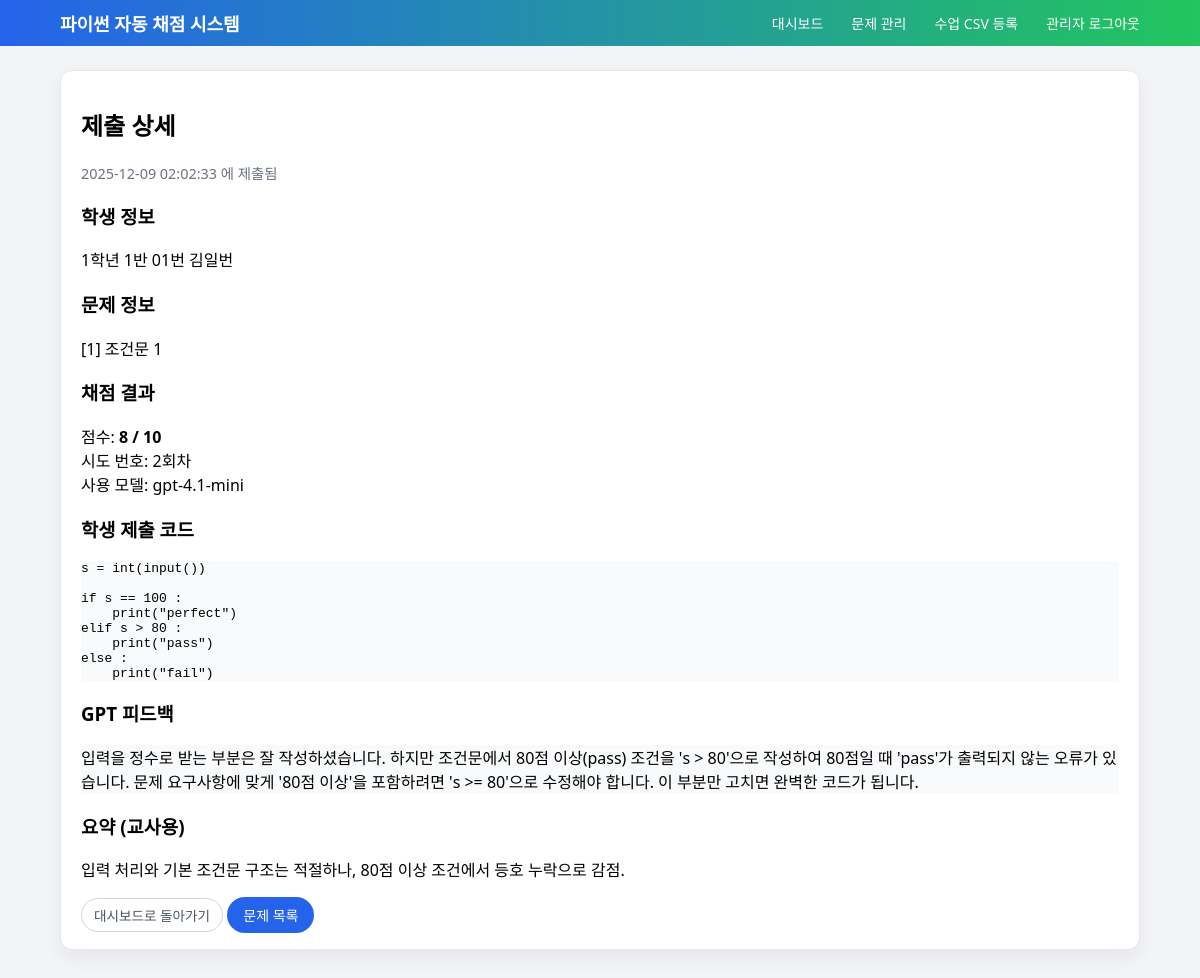
/admin/submission/2 (signed in), run on the app's committed database.
### models.py (models this page shows, shortened)
class Submission(db.Model):
    id = db.Column(db.Integer, primary_key=True)
    student_id = db.Column(
        db.Integer, db.ForeignKey("student.id"), nullable=False
    )
    problem_id = db.Column(
        db.Integer, db.ForeignKey("problem.id"), nullable=False
    )
    code = db.Column(db.Text, nullable=False)
    score = db.Column(db.Integer, nullable=True)
    max_score = db.Column(db.Integer, nullable=True)
    feedback = db.Column(db.Text, nullable=True)
    summary = db.Column(db.Text, nullable=True)
    attempt_no = db.Column(db.Integer, nullable=True)        # 몇 번째 시도인지
    gpt_model = db.Column(db.String(100), nullable=True)
    created_at = db.Column(db.DateTime, default=datetime.utcnow)

class Student(db.Model):
    id = db.Column(db.Integer, primary_key=True)
    grade = db.Column(db.Integer, nullable=False)
    class_no = db.Column(db.Integer, nullable=False)
    student_no = db.Column(db.Integer, nullable=False)
    name = db.Column(db.String(50), nullable=False)
    created_at = db.Column(db.DateTime, default=datetime.utcnow)
    submissions = db.relationship("Submission", backref="student", lazy=True)
    enrollments = db.relationship("Enrollment", backref="student", lazy=True)

class Problem(db.Model):
    id = db.Column(db.Integer, primary_key=True)
    title = db.Column(db.String(200), nullable=False)
    description = db.Column(db.Text, nullable=False)
    sample_input = db.Column(db.Text, nullable=True)
    sample_output = db.Column(db.Text, nullable=True)
    answer_code = db.Column(db.Text, nullable=False)
    rubric = db.Column(db.Text, nullable=False)
    is_open = db.Column(db.Boolean, default=False)
    max_score = db.Column(db.Integer, default=10)
    created_at = db.Column(db.DateTime, default=datetime.utcnow)
    updated_at = db.Column(
        db.DateTime, default=datetime.utcnow, onupdate=datetime.utcnow
    )
    submissions = db.relationship("Submission", backref="problem", lazy=True)

### app.py (the view)
    @app.route("/admin/submission/<int:submission_id>")
    @admin_login_required
    def admin_submission_detail(submission_id):
        sub = Submission.query.get_or_404(submission_id)
        return render_template("admin/submission_detail.html", submission=sub)

### app.py (called while the page is built)
def admin_login_required(f):
    @wraps(f)
    def wrapper(*args, **kwargs):
        if "admin_id" not in session:
            flash("관리자 로그인이 필요합니다.")
            return redirect(url_for("admin_login"))
        return f(*args, **kwargs)
    return wrapper

### templates/admin/submission_detail.html (shortened to what this page needs)
{% extends "base.html" %}
{% block content %}
<div class="card">
  <h2>제출 상세</h2>
  <p class="text-muted" style="margin-bottom:12px;">
    {{ submission.created_at.strftime("%Y-%m-%d %H:%M:%S") }} 에 제출됨
  </p>
  <h3 class="subheading">학생 정보</h3>
  <p>
    {{ submission.student.grade }}학년
    {{ submission.student.class_no }}반
    {{ "%02d"|format(submission.student.student_no) }}번
    {{ submission.student.name }}
  </p>
  <h3 class="subheading">문제 정보</h3>
  <p>
    [{{ submission.problem.id }}] {{ submission.problem.title }}
  </p>
  <h3 class="subheading">채점 결과</h3>
  <p>
    점수: <strong>{{ submission.score }} / {{ submission.max_score }}</strong><br>
    시도 번호: {{ submission.attempt_no or 1 }}회차<br>
    사용 모델: {{ submission.gpt_model or "알 수 없음" }}
  </p>
  <h3 class="subheading">학생 제출 코드</h3>
  <pre class="code-block"><code>{{ submission.code | e }}</code></pre>
  <h3 class="subheading">GPT 피드백</h3>
  <div class="code-block">
    {{ submission.feedback | e | replace('\n', '<br>') | safe }}
  </div>
  {% if submission.summary %}
    <h3 class="subheading">요약 (교사용)</h3>
    <p>{{ submission.summary }}</p>
  {% endif %}
  <div style="margin-top:16px;">
    <a href="{{ url_for('admin_dashboard') }}" class="btn btn-secondary">
      대시보드로 돌아가기
    </a>
    <a href="{{ url_for('admin_problem_list') }}" class="btn">
      문제 목록
    </a>
  </div>
</div>
{% endblock %}

### static/css/main.css (style rules this page uses)
body { font-family: system-ui, -apple-system, BlinkMacSystemFont, sans-serif; margin: 0; background: #f3f4f6; }
.card { background: #fff; border-radius: 12px; padding: 16px 20px; box-shadow: 0 10px 30px rgba(15, 23, 42, 0.08); margin-bottom: 16px; }
.btn { display: inline-block; padding: 8px 14px; border-radius: 999px; border: none; background: #2563eb; color: #fff; text-decoration: none; font-size: 0.9rem; cursor: pointer; }
.btn-secondary { background: #6b7280; }
.text-muted { color: #6b7280; font-size: 0.9rem; }
.code-block { background: #f9fafb }
body { margin: 0; font-family: system-ui, -apple-system, BlinkMacSystemFont, "Segoe UI", sans-serif; background: #f3f4f6; }
.card { background: white; border-radius: 16px; padding: 20px 24px; box-shadow: 0 15px 35px rgba(15, 23, 42, 0.08); }
.btn { display: inline-block; border-radius: 999px; border: none; background: #2563eb; color: white; padding: 8px 16px; font-size: 14px; cursor: pointer; text-decoration: none; }
.btn-secondary { background: #4b5563; }
.card { background: #ffffff; border-radius: 12px; padding: 16px 20px; box-shadow: 0 8px 20px rgba(15, 23, 42, 0.06); border: 1px solid #e5e7eb; }
.btn-secondary { display: inline-flex; align-items: center; gap: 4px; padding: 6px 12px; border-radius: 999px; border: 1px solid #d1d5db; background: #ffffff; color: #4b5563; font-size: 0.85rem; text-decoration: none; box-shadow: none; cursor: pointer; transition: background-color 0.15s ease, border-color 0.15s ease, color 0.15s ease, transform 0.05s ease; }

### data on the page
Submission: created_at "2025-12-09 02:02:33", score "8", max_score "10", attempt_no "2", gpt_model "gpt-4.1-mini", code "s = int(input()) if s == 100 : print(\"perfect\") elif s > 80 : print(\"pass\") else : print(\"fail\")", feedback "입력을 정수로 받는 부분은 잘 작성하셨습니다. 하지만 조건문에서 80점 이상(pass) 조건을 's > 80'으로 작성하여 80점일 때 'pass'가 출력되지 않는 오류가 있습니다. 문제 요구사항에 맞게 '80점 이상'을 포함하려면 's >= 80'으로 수정해야 합니다. 이 부분만 고치면 완벽한 코드가 됩니다.", summary "입력 처리와 기본 조건문 구조는 적절하나, 80점 이상 조건에서 등호 누락으로 감점."
Student: student.grade "1", student.class_no "1", student.student_no "01", student.name "김일번"
Problem: problem.id "1", problem "조건문 1"
